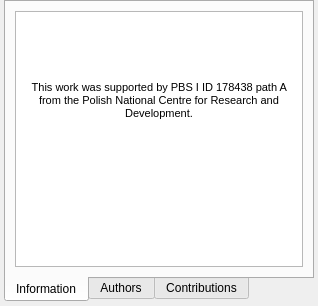
<?xml version="1.0" encoding="UTF-8"?>
<ui version="4.0">
 <class>AboutDialog</class>
 <widget class="QDialog" name="AboutDialog">
  <property name="geometry">
   <rect>
    <x>0</x>
    <y>0</y>
    <width>318</width>
    <height>306</height>
   </rect>
  </property>
  <property name="sizePolicy">
   <sizepolicy hsizetype="Fixed" vsizetype="Fixed">
    <horstretch>0</horstretch>
    <verstretch>0</verstretch>
   </sizepolicy>
  </property>
  <property name="windowTitle">
   <string>About</string>
  </property>
  <property name="modal">
   <bool>true</bool>
  </property>
  <layout class="QVBoxLayout" name="verticalLayout">
   <property name="spacing">
    <number>6</number>
   </property>
   <property name="leftMargin">
    <number>4</number>
   </property>
   <property name="topMargin">
    <number>0</number>
   </property>
   <property name="rightMargin">
    <number>4</number>
   </property>
   <property name="bottomMargin">
    <number>4</number>
   </property>
   <item>
    <widget class="QTabWidget" name="aboutContent">
     <property name="sizePolicy">
      <sizepolicy hsizetype="Preferred" vsizetype="Preferred">
       <horstretch>0</horstretch>
       <verstretch>0</verstretch>
      </sizepolicy>
     </property>
     <property name="minimumSize">
      <size>
       <width>310</width>
       <height>0</height>
      </size>
     </property>
     <property name="maximumSize">
      <size>
       <width>310</width>
       <height>16777215</height>
      </size>
     </property>
     <property name="tabPosition">
      <enum>QTabWidget::South</enum>
     </property>
     <property name="currentIndex">
      <number>0</number>
     </property>
     <widget class="QWidget" name="tab">
      <attribute name="title">
       <string>Information</string>
      </attribute>
      <layout class="QVBoxLayout" name="verticalLayout_4">
       <item>
        <widget class="QTextEdit" name="textEdit">
         <property name="html">
          <string>&lt;!DOCTYPE HTML PUBLIC &quot;-//W3C//DTD HTML 4.0//EN&quot; &quot;http://www.w3.org/TR/REC-html40/strict.dtd&quot;&gt;
&lt;html&gt;&lt;head&gt;&lt;meta name=&quot;qrichtext&quot; content=&quot;1&quot; /&gt;&lt;style type=&quot;text/css&quot;&gt;
p, li { white-space: pre-wrap; }
&lt;/style&gt;&lt;/head&gt;&lt;body style=&quot; font-family:'MS Shell Dlg 2'; font-size:8.25pt; font-weight:400; font-style:normal;&quot;&gt;
&lt;p align=&quot;center&quot; style=&quot;-qt-paragraph-type:empty; margin-top:0px; margin-bottom:0px; margin-left:0px; margin-right:0px; -qt-block-indent:0; text-indent:0px;&quot;&gt;&lt;br /&gt;&lt;/p&gt;
&lt;p align=&quot;center&quot; style=&quot;-qt-paragraph-type:empty; margin-top:0px; margin-bottom:0px; margin-left:0px; margin-right:0px; -qt-block-indent:0; text-indent:0px;&quot;&gt;&lt;br /&gt;&lt;/p&gt;
&lt;p align=&quot;center&quot; style=&quot; margin-top:0px; margin-bottom:0px; margin-left:0px; margin-right:0px; -qt-block-indent:0; text-indent:0px;&quot;&gt;&lt;img src=&quot;:/mde/icons/logotypes.png&quot; /&gt;&lt;/p&gt;
&lt;p align=&quot;center&quot; style=&quot;-qt-paragraph-type:empty; margin-top:0px; margin-bottom:0px; margin-left:0px; margin-right:0px; -qt-block-indent:0; text-indent:0px; font-size:8pt;&quot;&gt;&lt;br /&gt;&lt;/p&gt;
&lt;p align=&quot;center&quot; style=&quot;-qt-paragraph-type:empty; margin-top:0px; margin-bottom:0px; margin-left:0px; margin-right:0px; -qt-block-indent:0; text-indent:0px; font-size:8pt;&quot;&gt;&lt;br /&gt;&lt;/p&gt;
&lt;p align=&quot;center&quot; style=&quot; margin-top:0px; margin-bottom:0px; margin-left:0px; margin-right:0px; -qt-block-indent:0; text-indent:0px;&quot;&gt;&lt;span style=&quot; font-size:8pt;&quot;&gt;This work was supported by PBS I ID 178438 path A from the Polish National Centre for Research and Development.&lt;/span&gt;&lt;/p&gt;&lt;/body&gt;&lt;/html&gt;</string>
         </property>
        </widget>
       </item>
      </layout>
     </widget>
     <widget class="QWidget" name="authors">
      <attribute name="title">
       <string>Authors</string>
      </attribute>
      <layout class="QVBoxLayout" name="verticalLayout_2">
       <property name="spacing">
        <number>0</number>
       </property>
       <property name="leftMargin">
        <number>0</number>
       </property>
       <property name="topMargin">
        <number>0</number>
       </property>
       <property name="rightMargin">
        <number>0</number>
       </property>
       <property name="bottomMargin">
        <number>0</number>
       </property>
       <item>
        <widget class="QTextBrowser" name="authorsBrowser">
         <property name="minimumSize">
          <size>
           <width>0</width>
           <height>0</height>
          </size>
         </property>
         <property name="maximumSize">
          <size>
           <width>16777215</width>
           <height>16777215</height>
          </size>
         </property>
         <property name="frameShape">
          <enum>QFrame::NoFrame</enum>
         </property>
         <property name="html">
          <string>&lt;!DOCTYPE HTML PUBLIC &quot;-//W3C//DTD HTML 4.0//EN&quot; &quot;http://www.w3.org/TR/REC-html40/strict.dtd&quot;&gt;
&lt;html&gt;&lt;head&gt;&lt;meta name=&quot;qrichtext&quot; content=&quot;1&quot; /&gt;&lt;style type=&quot;text/css&quot;&gt;
p, li { white-space: pre-wrap; }
&lt;/style&gt;&lt;/head&gt;&lt;body style=&quot; font-family:'MS Shell Dlg 2'; font-size:8.25pt; font-weight:400; font-style:normal;&quot;&gt;
&lt;ul style=&quot;margin-top: 0px; margin-bottom: 0px; margin-left: 0px; margin-right: 0px; -qt-list-indent: 1;&quot;&gt;&lt;li style=&quot; font-size:8pt;&quot; style=&quot; margin-top:12px; margin-bottom:0px; margin-left:0px; margin-right:0px; -qt-block-indent:0; text-indent:0px;&quot;&gt;&lt;span style=&quot; font-weight:600;&quot;&gt;Project manager&lt;/span&gt;&lt;/li&gt;
&lt;ul type=&quot;circle&quot; style=&quot;margin-top: 0px; margin-bottom: 0px; margin-left: 0px; margin-right: 0px; -qt-list-indent: 2;&quot;&gt;&lt;li style=&quot; font-size:8pt;&quot; style=&quot; margin-top:0px; margin-bottom:0px; margin-left:0px; margin-right:0px; -qt-block-indent:0; text-indent:0px;&quot;&gt;Konrad Wojciechowski&lt;/li&gt;&lt;/ul&gt;
&lt;li style=&quot; font-size:8pt;&quot; style=&quot; margin-top:0px; margin-bottom:0px; margin-left:0px; margin-right:0px; -qt-block-indent:0; text-indent:0px;&quot;&gt;&lt;span style=&quot; font-weight:600;&quot;&gt;Technical manager&lt;/span&gt;&lt;/li&gt;
&lt;ul type=&quot;circle&quot; style=&quot;margin-top: 0px; margin-bottom: 0px; margin-left: 0px; margin-right: 0px; -qt-list-indent: 2;&quot;&gt;&lt;li style=&quot; font-size:8pt;&quot; style=&quot; margin-top:0px; margin-bottom:0px; margin-left:0px; margin-right:0px; -qt-block-indent:0; text-indent:0px;&quot;&gt;Marek Kulbacki&lt;/li&gt;&lt;/ul&gt;
&lt;li style=&quot; font-size:8pt;&quot; style=&quot; margin-top:0px; margin-bottom:0px; margin-left:0px; margin-right:0px; -qt-block-indent:0; text-indent:0px;&quot;&gt;&lt;span style=&quot; font-weight:600;&quot;&gt;Software&lt;/span&gt;&lt;/li&gt;
&lt;ul type=&quot;circle&quot; style=&quot;margin-top: 0px; margin-bottom: 0px; margin-left: 0px; margin-right: 0px; -qt-list-indent: 2;&quot;&gt;&lt;li style=&quot; font-size:8pt;&quot; style=&quot; margin-top:0px; margin-bottom:0px; margin-left:0px; margin-right:0px; -qt-block-indent:0; text-indent:0px;&quot;&gt;Mateusz Janiak&lt;/li&gt;
&lt;li style=&quot; font-size:8pt;&quot; style=&quot; margin-top:0px; margin-bottom:0px; margin-left:0px; margin-right:0px; -qt-block-indent:0; text-indent:0px;&quot;&gt;Wojciech Knieć&lt;/li&gt;
&lt;li style=&quot; font-size:8pt;&quot; style=&quot; margin-top:0px; margin-bottom:0px; margin-left:0px; margin-right:0px; -qt-block-indent:0; text-indent:0px;&quot;&gt;Kamil Wereszczyński&lt;/li&gt;
&lt;li style=&quot; font-size:8pt;&quot; style=&quot; margin-top:0px; margin-bottom:0px; margin-left:0px; margin-right:0px; -qt-block-indent:0; text-indent:0px;&quot;&gt;Piotr Gwiazdowski&lt;/li&gt;
&lt;li style=&quot; font-size:8pt;&quot; style=&quot; margin-top:0px; margin-bottom:0px; margin-left:0px; margin-right:0px; -qt-block-indent:0; text-indent:0px;&quot;&gt;Michał Sachajko&lt;/li&gt;
&lt;li style=&quot; font-size:8pt;&quot; style=&quot; margin-top:0px; margin-bottom:0px; margin-left:0px; margin-right:0px; -qt-block-indent:0; text-indent:0px;&quot;&gt;Adam Gudyś&lt;/li&gt;&lt;/ul&gt;
&lt;li style=&quot; font-size:8pt;&quot; style=&quot; margin-top:0px; margin-bottom:0px; margin-left:0px; margin-right:0px; -qt-block-indent:0; text-indent:0px;&quot;&gt;&lt;span style=&quot; font-weight:600;&quot;&gt;Database&lt;/span&gt;&lt;/li&gt;
&lt;ul type=&quot;circle&quot; style=&quot;margin-top: 0px; margin-bottom: 0px; margin-left: 0px; margin-right: 0px; -qt-list-indent: 2;&quot;&gt;&lt;li style=&quot; font-size:8pt;&quot; style=&quot; margin-top:0px; margin-bottom:0px; margin-left:0px; margin-right:0px; -qt-block-indent:0; text-indent:0px;&quot;&gt;Piotr Habela&lt;/li&gt;
&lt;li style=&quot; font-size:8pt;&quot; style=&quot; margin-top:0px; margin-bottom:0px; margin-left:0px; margin-right:0px; -qt-block-indent:0; text-indent:0px;&quot;&gt;Wiktor Filipowicz&lt;/li&gt;&lt;/ul&gt;
&lt;li style=&quot; font-size:8pt;&quot; style=&quot; margin-top:0px; margin-bottom:0px; margin-left:0px; margin-right:0px; -qt-block-indent:0; text-indent:0px;&quot;&gt;&lt;span style=&quot; font-weight:600;&quot;&gt;External consultant&lt;/span&gt;&lt;/li&gt;&lt;/ul&gt;
&lt;ul type=&quot;circle&quot; style=&quot;margin-top: 0px; margin-bottom: 0px; margin-left: 0px; margin-right: 0px; -qt-list-indent: 2;&quot;&gt;&lt;li style=&quot; font-size:8pt;&quot; style=&quot; margin-top:0px; margin-bottom:0px; margin-left:0px; margin-right:0px; -qt-block-indent:0; text-indent:0px;&quot;&gt;Jakub Segen&lt;/li&gt;&lt;/ul&gt;&lt;/body&gt;&lt;/html&gt;</string>
         </property>
         <property name="openLinks">
          <bool>false</bool>
         </property>
        </widget>
       </item>
      </layout>
     </widget>
     <widget class="QWidget" name="contributions">
      <attribute name="title">
       <string>Contributions</string>
      </attribute>
      <layout class="QVBoxLayout" name="verticalLayout_3">
       <property name="spacing">
        <number>0</number>
       </property>
       <property name="leftMargin">
        <number>0</number>
       </property>
       <property name="topMargin">
        <number>0</number>
       </property>
       <property name="rightMargin">
        <number>0</number>
       </property>
       <property name="bottomMargin">
        <number>0</number>
       </property>
       <item>
        <widget class="QTextBrowser" name="contributionsBrowser">
         <property name="acceptDrops">
          <bool>false</bool>
         </property>
         <property name="frameShape">
          <enum>QFrame::NoFrame</enum>
         </property>
         <property name="html">
          <string>&lt;!DOCTYPE HTML PUBLIC &quot;-//W3C//DTD HTML 4.0//EN&quot; &quot;http://www.w3.org/TR/REC-html40/strict.dtd&quot;&gt;
&lt;html&gt;&lt;head&gt;&lt;meta name=&quot;qrichtext&quot; content=&quot;1&quot; /&gt;&lt;style type=&quot;text/css&quot;&gt;
p, li { white-space: pre-wrap; }
&lt;/style&gt;&lt;/head&gt;&lt;body style=&quot; font-family:'MS Shell Dlg 2'; font-size:8.25pt; font-weight:400; font-style:normal;&quot;&gt;
&lt;ul style=&quot;margin-top: 0px; margin-bottom: 0px; margin-left: 0px; margin-right: 0px; -qt-list-indent: 1;&quot;&gt;&lt;li style=&quot; font-size:8pt;&quot; style=&quot; margin-top:12px; margin-bottom:0px; margin-left:0px; margin-right:0px; -qt-block-indent:0; text-indent:0px;&quot;&gt;&lt;span style=&quot; font-weight:600;&quot;&gt;Libraries&lt;/span&gt;&lt;/li&gt;&lt;/ul&gt;
&lt;ul type=&quot;circle&quot; style=&quot;margin-top: 0px; margin-bottom: 0px; margin-left: 0px; margin-right: 0px; -qt-list-indent: 2;&quot;&gt;&lt;li style=&quot; font-size:8pt;&quot; style=&quot; margin-top:0px; margin-bottom:0px; margin-left:0px; margin-right:0px; -qt-block-indent:0; text-indent:0px;&quot;&gt;Qt&lt;/li&gt;
&lt;li style=&quot; font-size:8pt;&quot; style=&quot; margin-top:0px; margin-bottom:0px; margin-left:0px; margin-right:0px; -qt-block-indent:0; text-indent:0px;&quot;&gt;Open Scene Graph&lt;/li&gt;
&lt;li style=&quot; font-size:8pt;&quot; style=&quot; margin-top:0px; margin-bottom:0px; margin-left:0px; margin-right:0px; -qt-block-indent:0; text-indent:0px;&quot;&gt;SQLite/SqlCipher&lt;/li&gt;
&lt;li style=&quot; font-size:8pt;&quot; style=&quot; margin-top:0px; margin-bottom:0px; margin-left:0px; margin-right:0px; -qt-block-indent:0; text-indent:0px;&quot;&gt;QWT&lt;/li&gt;
&lt;li style=&quot; font-size:8pt;&quot; style=&quot; margin-top:0px; margin-bottom:0px; margin-left:0px; margin-right:0px; -qt-block-indent:0; text-indent:0px;&quot;&gt;QuaZip&lt;/li&gt;
&lt;li style=&quot; font-size:8pt;&quot; style=&quot; margin-top:0px; margin-bottom:0px; margin-left:0px; margin-right:0px; -qt-block-indent:0; text-indent:0px;&quot;&gt;zLib&lt;/li&gt;
&lt;li style=&quot; font-size:8pt;&quot; style=&quot; margin-top:0px; margin-bottom:0px; margin-left:0px; margin-right:0px; -qt-block-indent:0; text-indent:0px;&quot;&gt;OpenThreads&lt;/li&gt;
&lt;li style=&quot; font-size:8pt;&quot; style=&quot; margin-top:0px; margin-bottom:0px; margin-left:0px; margin-right:0px; -qt-block-indent:0; text-indent:0px;&quot;&gt;Boost&lt;/li&gt;
&lt;li style=&quot; font-size:8pt;&quot; style=&quot; margin-top:0px; margin-bottom:0px; margin-left:0px; margin-right:0px; -qt-block-indent:0; text-indent:0px;&quot;&gt;cURL&lt;/li&gt;
&lt;li style=&quot; font-size:8pt;&quot; style=&quot; margin-top:0px; margin-bottom:0px; margin-left:0px; margin-right:0px; -qt-block-indent:0; text-indent:0px;&quot;&gt;FFmpeg&lt;/li&gt;
&lt;li style=&quot; font-size:8pt;&quot; style=&quot; margin-top:0px; margin-bottom:0px; margin-left:0px; margin-right:0px; -qt-block-indent:0; text-indent:0px;&quot;&gt;log4cxx&lt;/li&gt;
&lt;li style=&quot; font-size:8pt;&quot; style=&quot; margin-top:0px; margin-bottom:0px; margin-left:0px; margin-right:0px; -qt-block-indent:0; text-indent:0px;&quot;&gt;TinyXml2&lt;/li&gt;
&lt;li style=&quot; font-size:8pt;&quot; style=&quot; margin-top:0px; margin-bottom:0px; margin-left:0px; margin-right:0px; -qt-block-indent:0; text-indent:0px;&quot;&gt;wsdlpull&lt;/li&gt;
&lt;li style=&quot; font-size:8pt;&quot; style=&quot; margin-top:0px; margin-bottom:0px; margin-left:0px; margin-right:0px; -qt-block-indent:0; text-indent:0px;&quot;&gt;OpenSSL&lt;/li&gt;&lt;/ul&gt;
&lt;ul style=&quot;margin-top: 0px; margin-bottom: 0px; margin-left: 0px; margin-right: 0px; -qt-list-indent: 1;&quot;&gt;&lt;li style=&quot; font-size:8pt;&quot; style=&quot; margin-top:12px; margin-bottom:0px; margin-left:0px; margin-right:0px; -qt-block-indent:0; text-indent:0px;&quot;&gt;&lt;span style=&quot; font-weight:600;&quot;&gt;Resources&lt;/span&gt;&lt;/li&gt;&lt;/ul&gt;
&lt;ul type=&quot;circle&quot; style=&quot;margin-top: 0px; margin-bottom: 0px; margin-left: 0px; margin-right: 0px; -qt-list-indent: 2;&quot;&gt;&lt;li style=&quot; font-size:8pt;&quot; style=&quot; margin-top:0px; margin-bottom:0px; margin-left:0px; margin-right:0px; -qt-block-indent:0; text-indent:0px;&quot;&gt;simpleicon.com&lt;/li&gt;&lt;/ul&gt;
&lt;p style=&quot;-qt-paragraph-type:empty; margin-top:0px; margin-bottom:0px; margin-left:0px; margin-right:0px; -qt-block-indent:1; text-indent:0px; font-size:8pt;&quot;&gt;&lt;br /&gt;&lt;/p&gt;&lt;/body&gt;&lt;/html&gt;</string>
         </property>
         <property name="openLinks">
          <bool>false</bool>
         </property>
        </widget>
       </item>
      </layout>
     </widget>
    </widget>
   </item>
  </layout>
 </widget>
 <resources>
  <include location="MdeViewIcons.qrc"/>
  <include location="MdeViewIcons.qrc"/>
 </resources>
 <connections/>
</ui>
